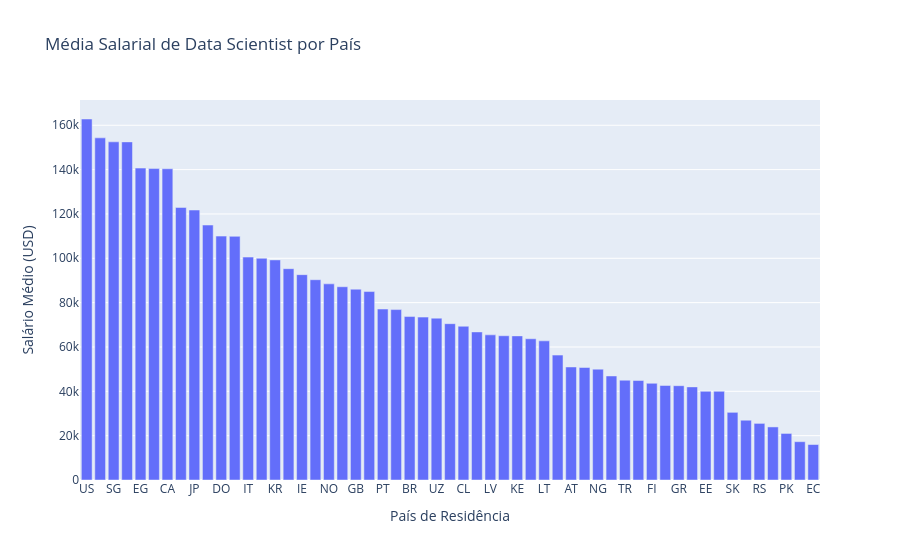

Source (notebook cell):
### Code cell
# Cria o gráfico de barras
fig = px.bar(
    media_pais,
    x='residencia',
    y='usd',
    title='Média Salarial de Data Scientist por País',
    labels={'residencia': 'País de Residência', 'usd': 'Salário Médio (USD)'}
)
fig.show()

### Figure 1 — Plotly figure (JSON) as saved in the notebook; plotly's stock layout.template omitted (floating-point values rounded to 4 significant figures)
{"data": [{"alignmentgroup": "True", "hovertemplate": "País de Residência=%{x}<br>Salário Médio (USD)=%{y}<extra></extra>", "legendgroup": "", "marker": {"color": "#636efa", "pattern": {"shape": ""}}, "name": "", "offsetgroup": "", "orientation": "v", "showlegend": false, "textposition": "auto", "type": "bar", "x": ["US", "CH", "SG", "BG", "EG", "MX", "CA", "NZ", "JP", "AE", "DO", "AU", "IT", "DZ", "KR", "DE", "IE", "FR", "NO", "SE", "GB", "UA", "PT", "PH", "BR", "PL", "UZ", "NL", "CL", "BE", "LV", "HK", "KE", "CY", "LT", "RU", "AT", "AD", "NG", "ES", "TR", "ZA", "FI", "IN", "GR", "AR", "EE", "RO", "SK", "TH", "RS", "HU", "PK", "TW", "EC"], "xaxis": "x", "y": [162800.0, 154300.0, 152500.0, 152500, 140700.0, 140500.0, 140400.0, 122900.0, 121800.0, 115000, 110000, 109900.0, 100500.0, 100000, 99272, 95320.0, 92610.0, 90340.0, 88462, 87160.0, 86070.0, 85000, 77100.0, 76864, 73720.0, 73470.0, 73000, 70510.0, 69346, 66790.0, 65460.0, 65058, 65000, 63701, 62762, 56330.0, 50980.0, 50745, 50000, 46930.0, 45019, 44870.0, 43611, 42640.0, 42539, 42000, 40000, 39992, 30520.0, 26957, 25532, 23940.0, 21000, 17280.0, 16000], "yaxis": "y"}], "layout": {"barmode": "relative", "legend": {"tracegroupgap": 0}, "title": {"text": "Média Salarial de Data Scientist por País"}, "xaxis": {"anchor": "y", "domain": [0, 1], "title": {"text": "País de Residência"}}, "yaxis": {"anchor": "x", "domain": [0, 1], "title": {"text": "Salário Médio (USD)"}}}}
